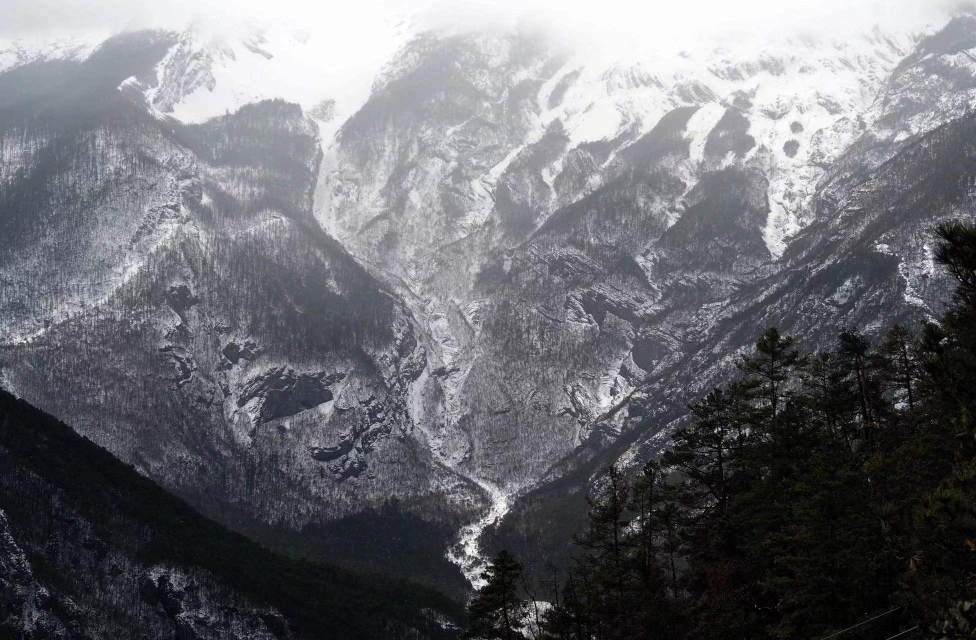
#> input picture img/header-bg.jpeg, 1952 x 1280 px (shown at 1/2 size)
$ python -i deal.py   (imports and definitions only)   (older library calls are emulated)
#> lines starting #> are read from the running program, lines starting #| are printed output that depends on the picture
from PIL import Image
import os

# [6 lines left out: function get_outfile, not called in this run]

def resize_image(infile, outfile='', x_s=600,crop=False):
    """修改图片尺寸
    :param infile: 图片源文件
    :param outfile: 重设尺寸文件保存地址
    :param x_s: 设置的宽度
    :return:
    """
#> called with infile = 'header-bg.jpeg', outfile = '', x_s = 600, crop = False
    im = Image.open(infile)
#> im is the input picture: PIL image 1952x1280 RGB; mean R, G, B 108.6, 108.6, 114.3
    x, y = im.size
#> x = 1952; y = 1280
    if crop:
        # first crop to a square
        if x > y:
            out = im.crop((int(x/2-y/2), 0, int(x/2+y/2),y))
        else:
            out = im.crop((0,int(y/2-x/2),x,int(y/2+x/2)))
        out = out.resize((230,230), Image.ANTIALIAS)
    else:
        y_s = int(y * x_s / x)
#> y_s = 393
        # x_s = int(x * y_s / y)
        out = im.resize((x_s, y_s), Image.ANTIALIAS)
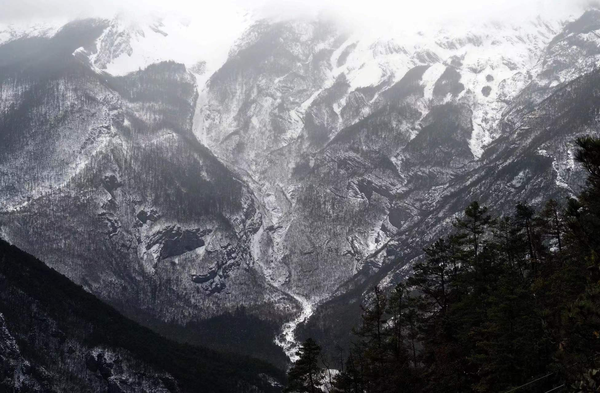
#> out: PIL image 600x393 RGB; mean R, G, B 108.6, 108.6, 114.3
    # outfile = get_outfile(infile, outfile)
    out.save(outfile)

# [40 lines left out: functions get_size, compress_image, folder, not called in this run]
            # compress_image(i_output)

f_input = "./"

# [16 lines not run here, left out]


>>> result = resize_image('header-bg.jpeg')
